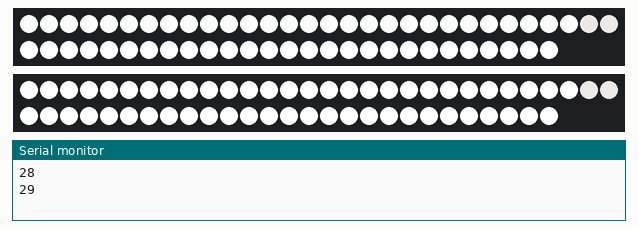
Bench run of a sketch on a simulated Arduino Uno, built with avr-gcc and run on an emulated ATmega328P. Shown: 2 × 57 RGB LEDs in strip order, left to right, continuing on the next row, the last lines printed to the serial monitor. Dim RGB values are drawn brighter than linear.

Above: at 0.41 s.
At 2.01 s:
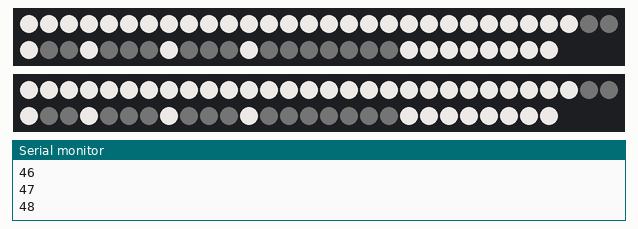
At 3.6 s:
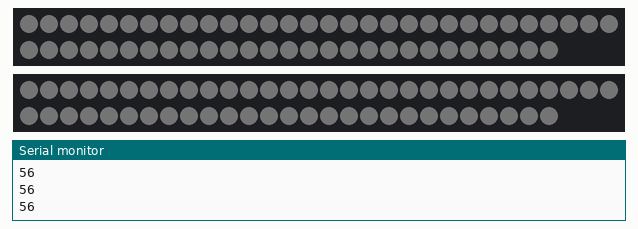

The sketch:

nopierdas_01.ino
```cpp
#include <FastLED.h>
#include "Led.cpp"
#define TOP_PIN     6
#define BOTTOM_PIN     5
#define NUM_LEDS    57
#define BRIGHTNESS  255
#define LED_TYPE    WS2811
#define COLOR_ORDER GRB


CRGB top[NUM_LEDS];
CRGB bottom[NUM_LEDS];


#define UPDATES_PER_SECOND 100


CRGB col1 =	 CRGB(255, 254, 255);
CRGB col2 =	 CRGB(240, 238, 240);
CRGB col3 =	 CRGB(224, 222, 216);
CRGB col4 =	 CRGB(208, 206, 201);
CRGB col5 =	 CRGB(192, 190, 187);
CRGB col6 =	 CRGB(176, 174, 171);
CRGB col7 =	 CRGB(160, 158, 152);
CRGB col8 =	 CRGB(144, 144, 141);
CRGB col9 =	 CRGB(128, 127, 126);
CRGB col10 = CRGB(112, 111, 106);
CRGB col11 = CRGB(96, 96, 95);
CRGB col12 = CRGB(80, 78, 77);
CRGB col13 = CRGB(64, 61, 63);
CRGB col14 = CRGB(48, 46, 53);
CRGB col15 = CRGB(32, 30, 32);
CRGB col16 = CRGB(16, 15, 17);
CRGB col17 = CRGB(0, 0, 0);


CRGB colors[] = {    col1,
                     col2,
                     col3,
                     col4,
                     col5,
                     col6,
                     col7,
                     col8,
                     col9,
                     col10,
                     col11,
                     col12,
                     col13,
                     col14,
                     col15,
                     col16,
                     col17
                };

int gamma[] = {0, 0, 0, 0, 0, 0, 0, 0, 0, 0, 0, 0, 0, 0, 0, 0,
               0, 0, 0, 0, 0, 0, 1, 1, 1, 1, 1, 1, 1, 2, 2, 2,
               2, 2, 2, 3, 3, 3, 3, 3, 4, 4, 4, 4, 5, 5, 5, 5,
               6, 6, 6, 7, 7, 7, 8, 8, 8, 9, 9, 9, 10, 10, 11, 11,
               11, 12, 12, 13, 13, 13, 14, 14, 15, 15, 16, 16, 17, 17, 18, 18,
               19, 19, 20, 21, 21, 22, 22, 23, 23, 24, 25, 25, 26, 27, 27, 28,
               29, 29, 30, 31, 31, 32, 33, 34, 34, 35, 36, 37, 37, 38, 39, 40,
               40, 41, 42, 43, 44, 45, 46, 46, 47, 48, 49, 50, 51, 52, 53, 54,
               55, 56, 57, 58, 59, 60, 61, 62, 63, 64, 65, 66, 67, 68, 69, 70,
               71, 72, 73, 74, 76, 77, 78, 79, 80, 81, 83, 84, 85, 86, 88, 89,
               90, 91, 93, 94, 95, 96, 98, 99, 100, 102, 103, 104, 106, 107, 109, 110,
               111, 113, 114, 116, 117, 119, 120, 121, 123, 124, 126, 128, 129, 131, 132, 134,
               135, 137, 138, 140, 142, 143, 145, 146, 148, 150, 151, 153, 155, 157, 158, 160,
               162, 163, 165, 167, 169, 170, 172, 174, 176, 178, 179, 181, 183, 185, 187, 189,
               191, 193, 194, 196, 198, 200, 202, 204, 206, 208, 210, 212, 214, 216, 218, 220,
               222, 224, 227, 229, 231, 233, 235, 237, 239, 241, 244, 246, 248, 250, 252, 255
              };


void setup() {
  delay( 250 ); // power-up safety delay
  FastLED.addLeds<LED_TYPE, TOP_PIN, COLOR_ORDER>(top, NUM_LEDS).setCorrection(CRGB(255, 255, 100) );
  FastLED.addLeds<LED_TYPE, BOTTOM_PIN, COLOR_ORDER>(bottom, NUM_LEDS).setCorrection(CRGB(255, 255, 100) );
  //  FastLED.setBrightness(BRIGHTNESS );
  Serial.begin(9600);
  //  test();
  //  test();
  //  FastLED.clear();
  //  FastLED.show();
    FastLED.clear();
}

float c = 0;
unsigned int top_v[NUM_LEDS];
unsigned int bottom_v[NUM_LEDS];
void loop()
{

  int w = (int) map(sin(c) * 1000, -1000, 1000, 0, NUM_LEDS);
  Serial.println(w);


  for (uint8_t i = 0; i < NUM_LEDS; i++) {
    if (i == w) {
      top_v[i] = qadd8 (top_v[i], -128);  // la tabla esta invertida
      bottom_v[i] = qadd8 (bottom_v[i], -128);  // la tabla esta invertida;
    } else {
      top_v[i] = qadd8 (top_v[i], 8);
      bottom_v[i] = qadd8 (bottom_v[i], 8);
    }

    top[i] = getColor(gamma[top_v[i]]);
    bottom[i] = getColor(gamma[bottom_v[i]]);

  }


  FastLED.show();
  FastLED.delay(100);

  c += .05;
}

int ease(int current, int prev, int factor){
//  return current * factor +
}


CRGB getColor(uint8_t white) {

  uint8_t dec = white / 16;
  uint8_t unit = white % 16;
  uint8_t r = lerp8by8(colors[dec].r, colors[dec + 1].r, 16 * unit);
  uint8_t g = lerp8by8(colors[dec].g, colors[dec + 1].g, 16 * unit);
  uint8_t b = lerp8by8(colors[dec].b, colors[dec + 1].b, 16 * unit);

  return CRGB(r, g, b);

}


void test() {
  uint8_t brightness = 127;

  for (int col = 0; col < 256; col++) {
    for (uint8_t i = 0; i < NUM_LEDS; i++) {
      top[i] = getColor(gamma[col]);
      bottom[i] = getColor(col);
    }
    FastLED.show();

  }
  for (int col = 0; col < 256; col++) {
    for (uint8_t i = 0; i < NUM_LEDS; i++) {
      top[i] = getColor(255 - gamma[col]);
      bottom[i] = getColor(255 - col);
    }
    FastLED.show();
  }
  return;
}
```

Led.cpp
```cpp
//#ifndef Led
//#define Led

class Led
{
  public:
    int value;   // 0-255
    int steps;

};


//#endif /* FILENAME_H */
```
